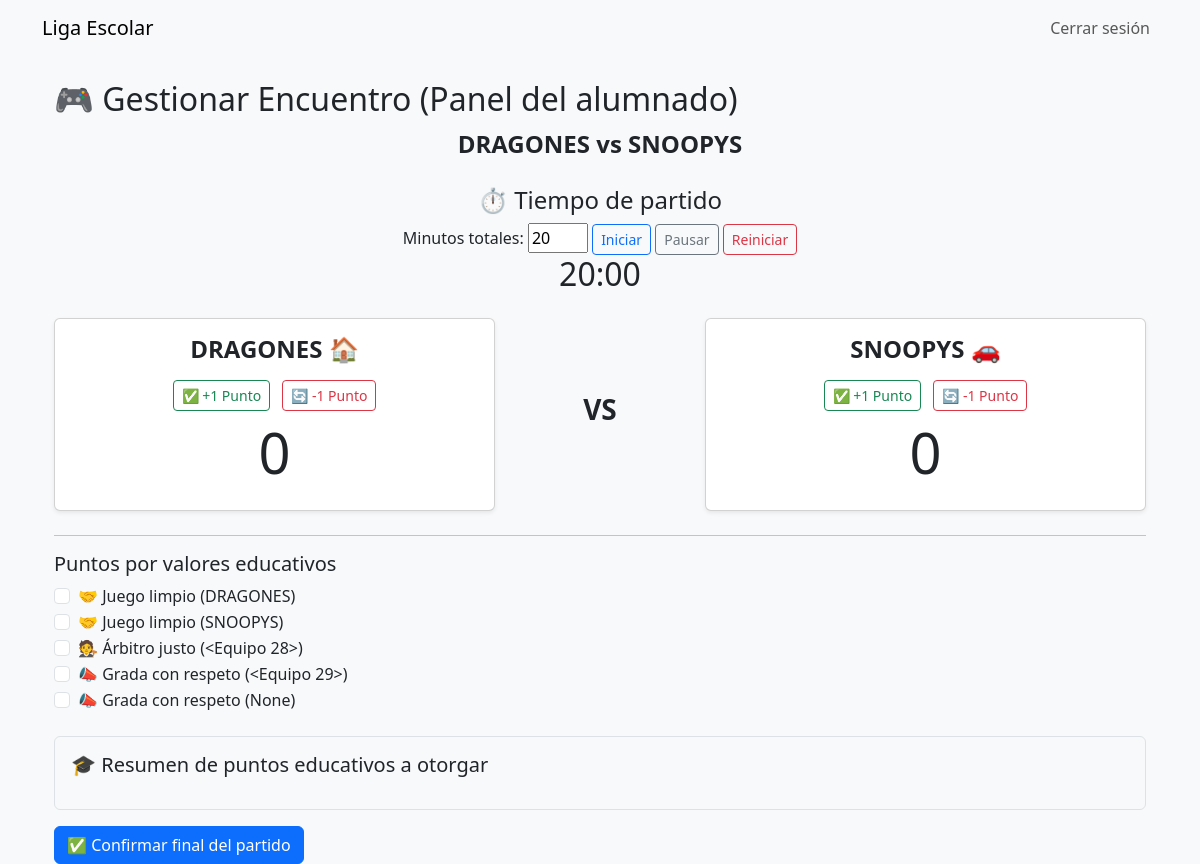
The app's page /gestionar_partido/619 (signed in) with its own data.
### models.py (models this page shows, shortened)
class Equipo(db.Model):
    id = db.Column(db.Integer, primary_key=True)
    nombre = db.Column(db.String(100), nullable=False)
    liga_id = db.Column(db.Integer, db.ForeignKey("liga.id"), nullable=False)
    liga = db.relationship("Liga", back_populates="equipos")
    puntos_totales = db.Column(db.Integer, default=0)
    ganados = db.Column(db.Integer, default=0)
    empatados = db.Column(db.Integer, default=0)
    perdidos = db.Column(db.Integer, default=0)
    goles_favor = db.Column(db.Integer, default=0)
    goles_contra = db.Column(db.Integer, default=0)
    puntos_juego_limpio = db.Column(db.Integer, default=0)
    puntos_arbitro = db.Column(db.Integer, default=0)
    puntos_grada = db.Column(db.Integer, default=0)

class Partido(db.Model):
    id = db.Column(db.Integer, primary_key=True)
    liga_id = db.Column(db.Integer, db.ForeignKey('liga.id'))
    equipo_local_id = db.Column(db.Integer, db.ForeignKey('equipo.id'))
    equipo_visitante_id = db.Column(db.Integer, db.ForeignKey('equipo.id'))
    arbitro_id = db.Column(db.Integer, db.ForeignKey('equipo.id'))
    tutor_grada_local_id = db.Column(db.Integer, db.ForeignKey('equipo.id'))
    tutor_grada_visitante_id = db.Column(db.Integer, db.ForeignKey('equipo.id'))
    goles_local = db.Column(db.Integer, default=0)
    goles_visitante = db.Column(db.Integer, default=0)
    puntos_local = db.Column(db.Integer, default=0)
    puntos_visitante = db.Column(db.Integer, default=0)
    finalizado = db.Column(db.Boolean, default=False)
    puntos_juego_limpio_local = db.Column(db.Integer, default=0)
    puntos_juego_limpio_visitante = db.Column(db.Integer, default=0)
    puntos_arbitro = db.Column(db.Integer, default=0)
    puntos_grada_local = db.Column(db.Integer, default=0)
    puntos_grada_visitante = db.Column(db.Integer, default=0)
    equipo_local = db.relationship('Equipo', foreign_keys=[equipo_local_id])
    equipo_visitante = db.relationship('Equipo', foreign_keys=[equipo_visitante_id])
    arbitro = db.relationship('Equipo', foreign_keys=[arbitro_id])
    tutor_grada_local = db.relationship('Equipo', foreign_keys=[tutor_grada_local_id])
    tutor_grada_visitante = db.relationship('Equipo', foreign_keys=[tutor_grada_visitante_id])

### routes/partidos.py (the view, shortened to what this page needs)
@partidos_bp.route("/gestionar_partido/<int:partido_id>", methods=["GET", "POST"])
@login_required
def gestionar_partido(partido_id):
    partido = Partido.query.get_or_404(partido_id)
    nombre_local = partido.equipo_local.nombre
    nombre_visitante = partido.equipo_visitante.nombre
    return render_template("gestionar_partido.html", partido=partido, nombre_local=nombre_local, nombre_visitante=nombre_visitante)

### app.py (called while the page is built)
def create_app():
    app = Flask(__name__)
    app.config.from_object(Config)
    db.init_app(app)
    login_manager.init_app(app)
    migrate = Migrate(app, db)
    from models import Usuario
    @login_manager.user_loader
    def load_user(user_id):
        return Usuario.query.get(int(user_id))
    from routes.auth import auth_bp
    from routes.ligas import ligas_bp
    from routes.partidos import partidos_bp
    app.register_blueprint(auth_bp)
    app.register_blueprint(ligas_bp)
    app.register_blueprint(partidos_bp)
    return app

### templates/gestionar_partido.html (shortened to what this page needs)
{% extends "base.html" %}
{% block content %}
<div class="container">
    <h2>🎮 Gestionar Encuentro (Panel del alumnado)</h2>
    <p class="fs-4 fw-bold text-center">{{ nombre_local }} vs {{ nombre_visitante }}</p>
    <div class="text-center my-4">
        <h4>⏱️ Tiempo de partido</h4>
        <div>
            <label for="tiempo_inicial">Minutos totales:</label>
            <input type="number" id="tiempo_inicial" value="20" min="1" max="90" style="width: 60px;">
            <button type="button" class="btn btn-outline-primary btn-sm" onclick="iniciarTemporizador()" aria-label="Iniciar el temporizador">Iniciar</button>
            <button type="button" class="btn btn-outline-secondary btn-sm" onclick="pausarTemporizador()" aria-label="Pausar el temporizador">Pausar</button>
            <button type="button" class="btn btn-outline-danger btn-sm" onclick="reiniciarTemporizador()" aria-label="Reiniciar el temporizador">Reiniciar</button>
        </div>
        <h2 id="temporizador">20:00</h2>
    </div>
    <form method="POST">
        <div class="row text-center align-items-center my-4">
            <div class="col-md-5">
                <div class="card text-center p-3 shadow-sm">
                    <h4 class="fw-bold" aria-label="Equipo local">{{ nombre_local }} 🏠</h4>
                    <div class="my-2">
                        <button type="button" class="btn btn-outline-success btn-sm mx-1" onclick="sonarGol(); actualizarGol('local', 'sumar')" {% if partido.finalizado %}disabled{% endif %}>✅ +1 Punto</button>
                        <button type="button" class="btn btn-outline-danger btn-sm mx-1" onclick="sonarGol(); actualizarGol('local', 'restar')" {% if partido.finalizado %}disabled{% endif %}>🔄 -1 Punto</button>
                    </div>
                    <h2 class="display-4" id="marcador_local">{{ partido.goles_local }}</h2>
                </div>
            </div>
            <div class="col-md-2">
                <h3 class="fw-bold">VS</h3>
            </div>
            <div class="col-md-5">
                <div class="card text-center p-3 shadow-sm">
                    <h4 class="fw-bold" aria-label="Equipo visitante">{{ nombre_visitante }} 🚗</h4>
                    <div class="my-2">
                        <button type="button" class="btn btn-outline-success btn-sm mx-1" onclick="sonarGol(); actualizarGol('visitante', 'sumar')" {% if partido.finalizado %}disabled{% endif %}>✅ +1 Punto</button>
                        <button type="button" class="btn btn-outline-danger btn-sm mx-1" onclick="sonarGol(); actualizarGol('visitante', 'restar')" {% if partido.finalizado %}disabled{% endif %}>🔄 -1 Punto</button>
                    </div>
                    <h2 class="display-4" id="marcador_visitante">{{ partido.goles_visitante }}</h2>
                </div>
            </div>
        </div>
        <hr>
        <h5>Puntos por valores educativos</h5>
        <div class="form-check">
            <input class="form-check-input" type="checkbox" name="juego_limpio_local" id="juego_limpio_local" {% if partido.finalizado %}disabled{% endif %}>
            <label class="form-check-label" for="juego_limpio_local">
                🤝 Juego limpio ({{ nombre_local }})
            </label>
        </div>
        <div class="form-check">
            <input class="form-check-input" type="checkbox" name="juego_limpio_visitante" id="juego_limpio_visitante" {% if partido.finalizado %}disabled{% endif %}>
            <label class="form-check-label" for="juego_limpio_visitante">
                🤝 Juego limpio ({{ nombre_visitante }})
            </label>
        </div>
        <div class="form-check">
            <input class="form-check-input" type="checkbox" name="arbitro_correcto" id="arbitro_correcto" {% if partido.finalizado %}disabled{% endif %}>
            <label class="form-check-label" for="arbitro_correcto">
                🧑‍⚖️ Árbitro justo ({{ partido.arbitro }})
            </label>
        </div>
        <div class="form-check">
            <input class="form-check-input" type="checkbox" name="grada_local" id="grada_local" {% if partido.finalizado %}disabled{% endif %}>
            <label class="form-check-label" for="grada_local">
                📣 Grada con respeto ({{ partido.tutor_grada_local }})
            </label>
        </div>
        <div class="form-check">
            <input class="form-check-input" type="checkbox" name="grada_visitante" id="grada_visitante" {% if partido.finalizado %}disabled{% endif %}>
            <label class="form-check-label" for="grada_visitante">
                📣 Grada con respeto ({{ partido.tutor_grada_visitante }})
            </label>
        </div>
        <div class="mt-4 p-3 border rounded bg-light">
          <h5>🎓 Resumen de puntos educativos a otorgar</h5>
        </div>
        <button type="submit" name="accion" value="finalizar" class="btn btn-primary mt-3" {% if partido.finalizado %}disabled{% endif %}>✅ Confirmar final del partido</button>
    </form>
</div>
{% endblock %}

### static/css/style.css (style rules this page uses)
body { background-color: #f8f9fa; }

### records on screen
Equipo: nombre "DRAGONES"
Equipo: nombre "SNOOPYS"
Partido: goles_local "0", goles_visitante "0"

### other values on screen
{{ partido.arbitro }} "<Equipo 28>"
{{ partido.tutor_grada_local }} "<Equipo 29>"
{{ partido.tutor_grada_visitante }} "None"
